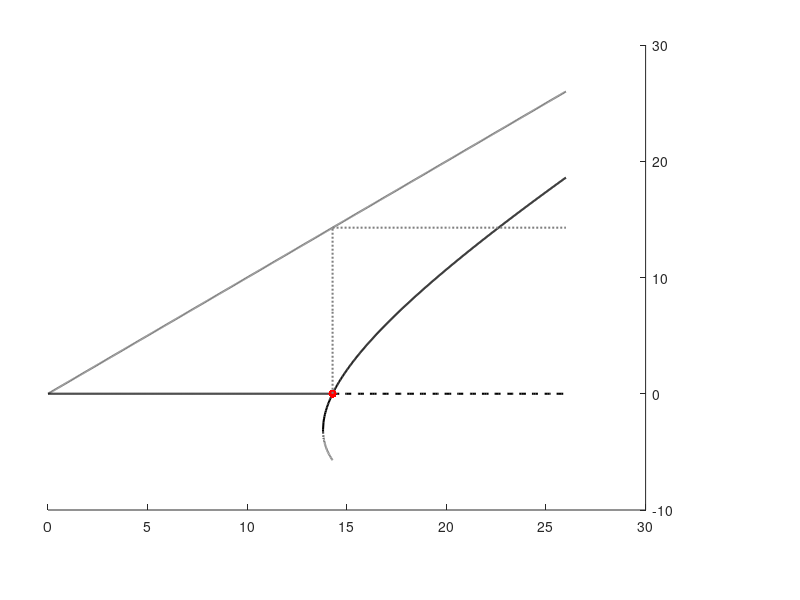

Source code (MATLAB): (Note: this script raises an error after producing the figure.)
clear all
close all
clc

beta = 0.01; nu = 0.2/4; gamma = 1 / 7; 

% Max_N = 20;
Max_N = 26;
disp(['judge ' num2str(gamma/beta - 1/nu)])
N_1 = 2*sqrt(gamma/beta/nu)-1/nu;
N_2 = gamma/beta;

N_sn = linspace(0,N_2,1000);
I_0 = zeros(size(N_sn));

N_zheng = linspace(N_1,Max_N,500);
N_fu = linspace(N_1,N_2,500);
I_1 = (beta*(nu.*N_zheng - 1) + sqrt((beta+beta*nu.*N_zheng).^2-4*beta*nu*gamma))./(2*beta*nu);
I_2 = (beta*(nu.*N_fu - 1) - sqrt((beta+beta*nu.*N_fu).^2-4*beta*nu*gamma))./(2*beta*nu);

gwLineWidth = 1.5;
figure
set(gcf,'Position', [100 300 500 420])
axes('Position',[0.06 0.15 0.747 0.775000000000001]);
set(gca,'Color','none')

hold on

x1 = linspace(0,N_1,500); y1 = linspace(0,N_1,500);
x2 = N_fu; y2 = I_2;
x = [x1,x2]; 
y_up = [y1,y2];
y_low = zeros(size(y_up));

fill_x = [x, fliplr(x)];
fill_y = [y_up, fliplr(y_low)];

x1 = real(N_fu); y1 = real(I_2);
x2 = linspace(N_2,Max_N,100+1); y2 = zeros(size(linspace(N_2,Max_N,100+1)));
x = [x1,x2]; 
y_low = [y1,y2];
y_up = linspace(N_1,Max_N,500);

fill_x = [linspace(N_1,Max_N,500), fliplr(x)];
fill_y = [y_up, fliplr(y_low)];

plot(linspace(0,Max_N,500),linspace(0,Max_N,500),'Color',[0.5 0.5 0.5],'LineWidth',gwLineWidth)

plot(real(N_fu),real(I_2),'k--','LineWidth',gwLineWidth);
plot(N_sn,I_0,'k-','LineWidth',gwLineWidth);

plot(linspace(N_2,Max_N,100+1),zeros(size(linspace(N_2,Max_N,100+1))),'k--','LineWidth',gwLineWidth);

plot(N_zheng,real(I_1),'k-','LineWidth',gwLineWidth);


plot(N_2,0,'r.','MarkerSize',18,'LineWidth',2.0);

y = linspace(0,N_2,3);
x = N_2* ones(size(y));
plot(x,y,'k:','LineWidth',gwLineWidth,'Color',[0.5 0.5 0.5])

x = linspace(N_2,Max_N,3);
y = N_2* ones(size(x));
plot(x,y,'k:','LineWidth',gwLineWidth,'Color',[0.5 0.5 0.5])


set(gca, 'YAxisLocation', 'right');
ax = gca;
ax.XTick = [0, N_2]; 
ax.XTickLabel = {'0', '$N_{c}$'}; 
ax.XAxis.FontName = 'Times New Roman'; 
ax.TickLabelInterpreter = 'latex';


ax.YTick = [0, N_2]; 
ax.YTickLabel = {'0', '$N_{c}$'};  
ax.YAxis.FontName = 'Times New Roman';
ax.TickLabelInterpreter = 'latex';

ax.TickDir = 'out';

xlim([0 Max_N+0.])
ylim([-0.3,Max_N])
set(gca,'linewidth',3,'FontSize',30)

annotation('arrow',[0.771-0.06 0.869-0.06],...
    [0.12 0.12],'LineWidth',2,'HeadWidth',12,...
    'HeadLength',12);
annotation('textbox',...
    [0.761-0.06 0.0035714285714286 0.089 0.113095238095238],...
    'Color','k',...
    'String',{'$N$'},...
    'FontName','Times New Roman',...
    'Interpreter','latex',...
    'FontSize',28,...
    'FitBoxToText','off',...
    'EdgeColor','none',...
    'BackgroundColor','none');

annotation('arrow',[0.896-0.06 0.896-0.06],...
    [0.826190476190476 0.927380952380952],'LineWidth',2,'HeadWidth',12,...
    'HeadLength',12);
annotation('textbox',...
    [0.902000000000004-0.06 0.817857142857149 0.0639999999999972 0.12519047619048],...
    'Color','k',...
    'String',{'$I^{*}$'},...
    'FontName','Times New Roman',...
    'Interpreter','latex',...
    'FontSize',28,...
    'FitBoxToText','off',...
    'EdgeColor','none',...
    'BackgroundColor','none');

annotation(gcf,'textbox',...
    [0.382614087301587 0.165476190476192 0.093385912698414 0.0651914908617374],...
    'String',{'TB'},'Interpreter','latex','FontSize',18,'Color', 'r',...
    'FitBoxToText', 'off', ...
    'EdgeColor', 'none');

set(gca,'XColor','k','YColor','k','TickLength',...
    [0.02 0.02],'FontSize',24,'linewidth',gwLineWidth,'layer','top');


figure_name = ['./FigureS2b_forward.eps'];
saveas(gcf, figure_name, 'epsc');
